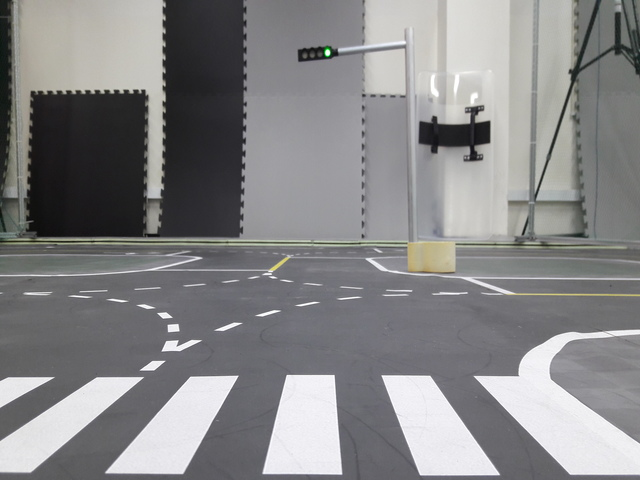
//> input picture traffic_light/traffic light/tlight (1).jpg, 640 x 480 px
$ ./traffic_light   (built with g++ and OpenCV 4)
//> lines starting //> are read from the running program, lines starting //| are printed output that depends on the picture; after the words box and inside, x2 and y2 are one past the last pixel; in counts of white or black regions, pixels touching at a corner belong together
#include <opencv2/opencv.hpp>
#include <iostream>
#include <opencv2/core/core.hpp>
#include <opencv2/imgproc/imgproc.hpp>
#include <opencv2/highgui/highgui.hpp>
#include <math.h>
#include <cstdlib>

using namespace std;
using namespace cv;

int main(){
	Mat img=imread("tlight (1).jpg"); //영상입력 tlight (1) ~ tlight (3)
//> img is the input picture: 480 rows x 640 cols, CV_8UC3; mean B, G, R 135.1, 134.1, 134.3
	resize(img,img,Size(640,480));
	Mat Detect_traffic =img.clone();
	Mat Detect_all = img.clone();
	Mat gray;
	cvtColor(img,gray,CV_BGR2GRAY);
	//imshow("gray",gray);
	//waitKey(0);

	Mat Thresh_Binary,Thresh_Adaptive,Thresh_Final;
	threshold(gray,Thresh_Binary,100,255,THRESH_BINARY_INV);
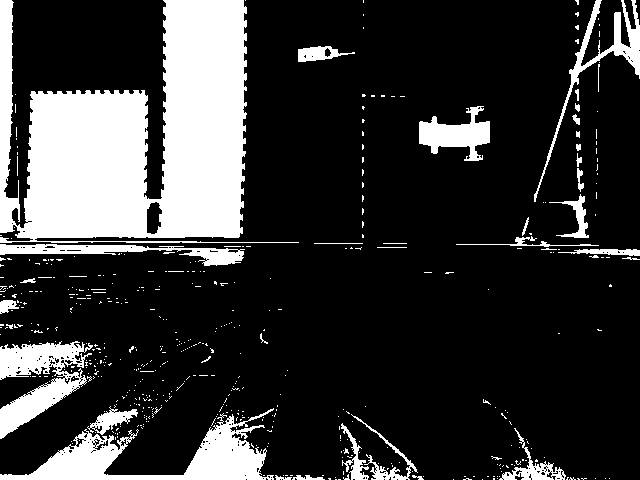
//> Thresh_Binary: 480 rows x 640 cols, CV_8UC1; 20.7% white; 502 white regions (466 under 20 px), largest, box (x1, y1, x2, y2) and area: (0, 0, 299, 243) 39947, (0, 408, 274, 480) 6602, (0, 341, 93, 439) 4196
	//imshow("Normal_thresh",Thresh_Binary);
	//waitKey(0);

	adaptiveThreshold(gray,Thresh_Adaptive,255,ADAPTIVE_THRESH_GAUSSIAN_C,THRESH_BINARY_INV,3,5);
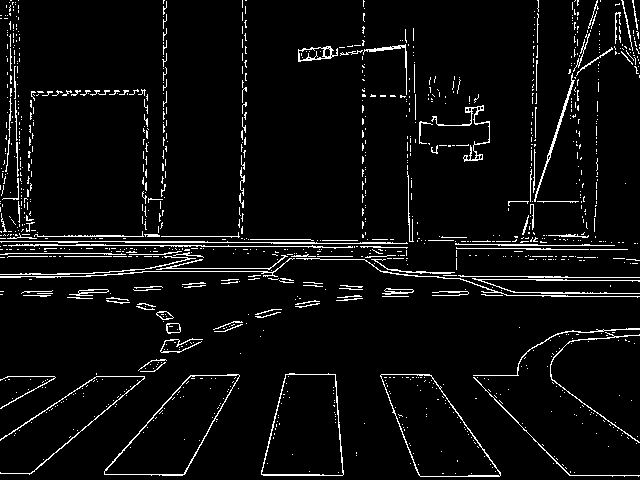
//> Thresh_Adaptive: 480 rows x 640 cols, CV_8UC1; 5.1% white in thin lines or dots
	//imshow("Adaptive_thresh",Thresh_Adaptive);
	//waitKey(0);

	bitwise_and(Thresh_Binary,Thresh_Adaptive, Thresh_Final);
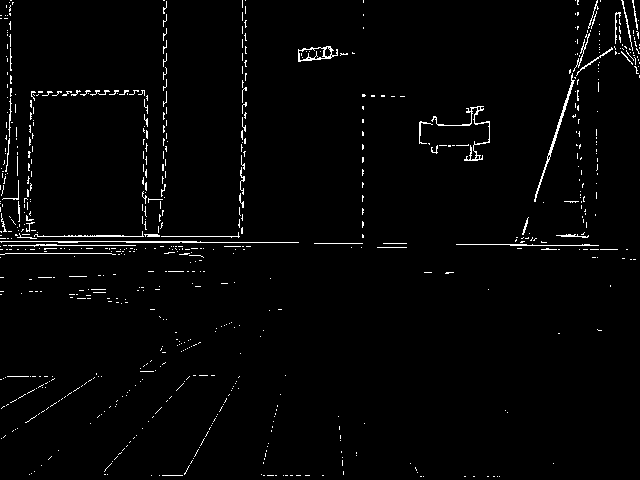
//> Thresh_Final: 480 rows x 640 cols, CV_8UC1; 2.1% white in thin lines or dots
	//imshow("Thresh_Final",Thresh_Final);
	//waitKey(0);

	//canny edge
	Mat canny;
	Canny(Thresh_Final,canny,100,300,3);
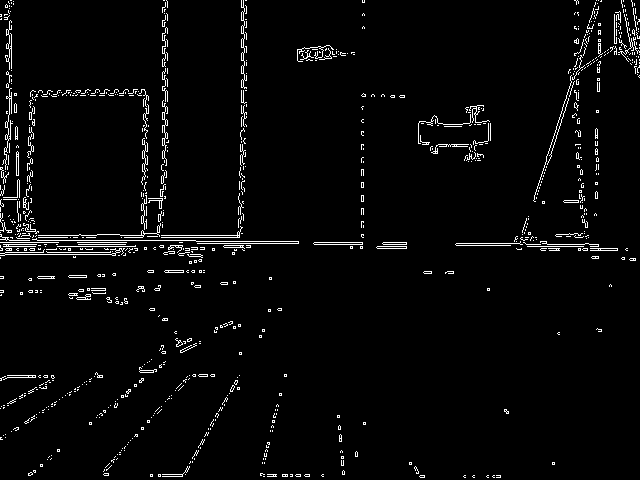
//> canny: 480 rows x 640 cols, CV_8UC1; 3.1% white in thin lines or dots
	//imshow("canny",canny);
	//waitKey(0);

	//find all contours
	vector<vector<Point>> contours;
	vector<Vec4i> hierarchy;
	findContours(canny,contours,hierarchy,CV_RETR_TREE, CV_CHAIN_APPROX_SIMPLE, Point());
//> contours = 1105 contours, 1073 with area under 20; largest, box (x1, y1, x2, y2) and area: (313, 242, 363, 245) 97, (313, 242, 363, 245) 96, (241, 0, 247, 89) 96, (162, 100, 168, 166) 67, (376, 246, 407, 249) 59
	vector<vector<Point>> contours_All(contours.size());
//> contours_All = 1105 empty contours
	vector<Rect> boundRect(contours.size());

	for(int i=0;i<contours.size();i++){
		approxPolyDP(Mat(contours[i]),contours_All[i],1,true);
		boundRect[i] = boundingRect(Mat(contours_All[i]));
	}
//> after the loop, contours_All = 1105 contours, 1082 with area under 20; largest, box (x1, y1, x2, y2) and area: (0, 248, 125, 256) 208, (32, 238, 299, 244) 120, (241, 0, 247, 89) 119, (162, 100, 168, 166) 90, (142, 138, 148, 185) 64; boundRect = 1105 Rects (x, y, width, height), first 8: [263, 476, 1, 1], [496, 475, 5, 3], [492, 475, 3, 3], [486, 475, 3, 3], [472, 475, 3, 3], [463, 475, 3, 3], [419, 475, 6, 3], [419, 476, 6, 1]

	//refine contours
	vector<Rect> Rect_refined(contours.size());
	int refinerycount = 0, refine_constant=0;
	Mat refine_Gray,before_refine;
	Rect Rect_final;
	double ratio;
	for(int i =0;i<contours.size();i++){
		ratio = (double)boundRect[i].height/boundRect[i].width;
		before_refine = Detect_all(boundRect[i]);
		cvtColor(before_refine,refine_Gray,CV_BGR2GRAY);
		threshold(refine_Gray,refine_Gray,150,255,THRESH_BINARY);

		//검정색을 일정수준 보유해야 신호등으로 인식
		for(int y=0;y<before_refine.rows;y++){
			for(int x=0;x<before_refine.cols;x++){
				if(refine_Gray.at<uchar>(y,x)==0)
					refine_constant+=1;
			}
		}

		if(refine_constant>100){
			if((ratio<=0.6)&&(ratio>=0.3)&&(boundRect[i].area()>=300)&&(boundRect[i].area()<=800))
			{
				drawContours(Detect_all,contours,i,Scalar(0,0,0),1,8,hierarchy,0,Point());
				rectangle(Detect_all, boundRect[i].tl(), boundRect[i].br(), Scalar(255,0,0), 1, 8, 0);
				Rect_final = boundRect[i];
			}
		}
		refine_constant=0;
	}
//> this loop made 1105 passes
//> (ratio, refine_constant, Rect_final) on pass 37: (0.393, 119, Rect(162, 466, 28, 11))
//> (ratio, i, Rect_final) on pass 982: (0.459, 981, Rect(297, 45, 37, 17))
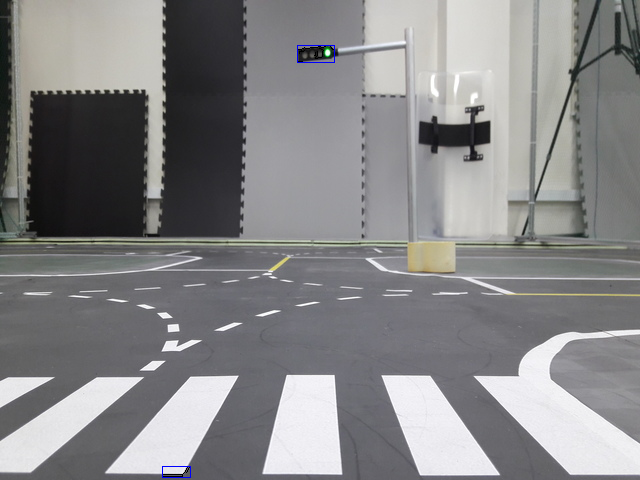
//> Detect_all: 480 rows x 640 cols, CV_8UC3; 0.1% of pixels changed, all inside (x1, y1, x2, y2) = (162, 45, 335, 478)
//> after the loop, before_refine = [[31, 36, 35]]; refine_Gray = [0]; refine_constant = 0
	Mat traffic = Detect_all(Rect_final);


	//신호등 상태 파악
	Mat traffic_hsv;
	cvtColor(traffic,traffic_hsv,CV_BGR2HSV);

	//red
	Mat range_red1, range_red2,red;

	Scalar lower_red1(0,50,50);
	Scalar upper_red1(10,255,255);

	Scalar lower_red2(170,50,50);
	Scalar upper_red2(180,255,255);

	inRange(traffic_hsv,lower_red1,upper_red1,range_red1);
	inRange(traffic_hsv,lower_red2,upper_red2,range_red2);
	bitwise_or(range_red1, range_red2, red);


	threshold(red,red,100,255,THRESH_BINARY);

	int adjust_red=0;
	for(int y=0;y<red.rows;y++){
		for(int x=0;x<red.cols;x++){
			if(red.at<uchar>(y,x)==255)
				adjust_red+=1;
		}
	}
//> after the loop, adjust_red = 0
	if(adjust_red>=20)
		printf("빨간불입니다\n");
//imshow("red",red);
//waitKey(0);
	//green
	Mat green;

	Scalar lower_green(40, 50, 50);
	Scalar upper_green(70, 255, 255);

	inRange(traffic_hsv,lower_green,upper_green,green);

	threshold(green,green,100,255,THRESH_BINARY);

	int adjust_green=0;
	for(int y=0;y<green.rows;y++){
		for(int x=0;x<green.cols;x++){
			if(green.at<uchar>(y,x)==255)
				adjust_green+=1;
		}
	}
//> this loop made 17 passes
//> adjust_green on passes 1 to 12: 0, 4, 11, 18, 27, 33, 38, 43, 48, 52, 59, 65
//> after the loop, adjust_green = 67
	if(adjust_green>=20){
		printf("초록불입니다\n");
//imshow("green",green);
	//waitKey(0);
	}
	//yellow
	Mat yellow;

	Scalar lower_yellow(15, 50, 60);
	Scalar upper_yellow(45, 255, 255);
	inRange(traffic_hsv,lower_yellow,upper_yellow,yellow);

	threshold(yellow,yellow,100,255,THRESH_BINARY);

	int adjust_yellow=0;
	for(int y=0;y<yellow.rows;y++){
		for(int x=0;x<yellow.cols;x++){
			if(yellow.at<uchar>(y,x)==255)
				adjust_yellow+=1;
		}
	}
//> after the loop, adjust_yellow = 0
	if(adjust_yellow>=20){
		printf("노란불입니다\n");
//imshow("yellow",yellow);
	//waitKey(0);
	}
	imshow("신호등 전체", Detect_all);
	//imshow("신호등 부분",traffic);
	waitKey(0);
	return 0;

}

$ run again, with traffic_light/traffic light/tlight (2).jpg copied over traffic_light/traffic light/tlight (1).jpg
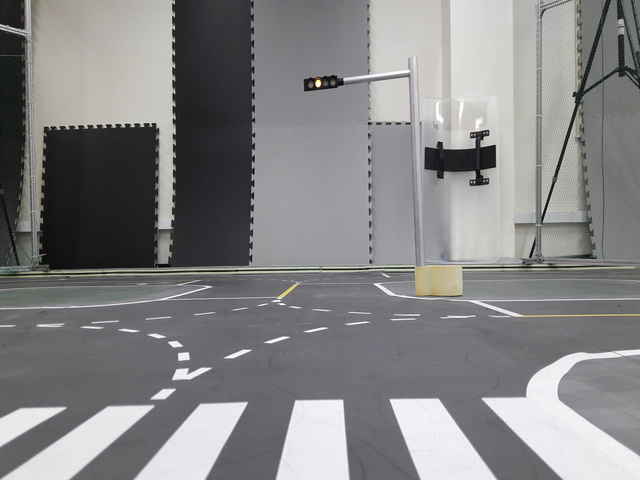
//> input picture traffic_light/traffic light/tlight (2).jpg, 640 x 480 px
//> img is the input picture: 480 rows x 640 cols, CV_8UC3; mean B, G, R 132.9, 132, 132.5
//> `threshold(gray,Thresh_Binary,100,255,THRESH_BINARY_INV);`:
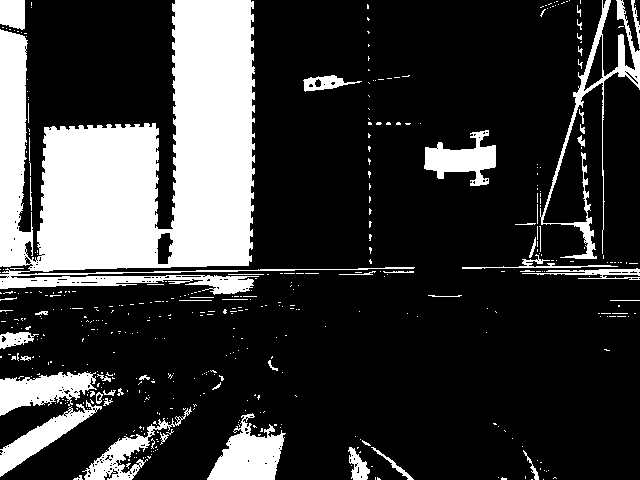
//> Thresh_Binary: 480 rows x 640 cols, CV_8UC1; 21.8% white; 463 white regions (410 under 20 px), largest, box (x1, y1, x2, y2) and area: (0, 0, 415, 295) 47114, (540, 0, 640, 259) 3012, (207, 413, 286, 480) 2900
//> Thresh_Adaptive: 480 rows x 640 cols, CV_8UC1; 7.2% white in thin lines or dots
//> Thresh_Final: 480 rows x 640 cols, CV_8UC1; 3.1% white in thin lines or dots
//> canny: 480 rows x 640 cols, CV_8UC1; 4.1% white in thin lines or dots
//> contours = 1401 contours, 1373 with area under 20; largest, box (x1, y1, x2, y2) and area: (543, 97, 576, 213) 119, (557, 134, 570, 166) 114, (577, 277, 640, 281) 88, (577, 277, 622, 280) 86, (597, 312, 628, 316) 60
//> `vector<vector<Point>> contours_All(contours.size());`: contours_All = 1401 empty contours
//> after the loop `for(int i=0;i<contours.size();i++)`: contours_All = 1401 contours, 1372 with area under 20; largest, box (x1, y1, x2, y2) and area: (557, 134, 570, 166) 108, (527, 190, 543, 252) 92, (14, 133, 33, 232) 90, (543, 97, 576, 213) 80, (70, 276, 143, 282) 54; boundRect = 1401 Rects (x, y, width, height), first 8: [208, 478, 1, 1], [206, 478, 1, 1], [131, 478, 1, 1], [275, 477, 1, 3], [273, 477, 1, 3], [133, 476, 1, 1], [276, 473, 1, 1], [274, 473, 1, 1]
//> the loop `for(int i =0;i<contours.size();i++)` made 1401 passes
//> ratio on passes 250, 252, 285: 0.167, 0.167, 0.0816
//> after the loop `for(int i =0;i<contours.size();i++)`:
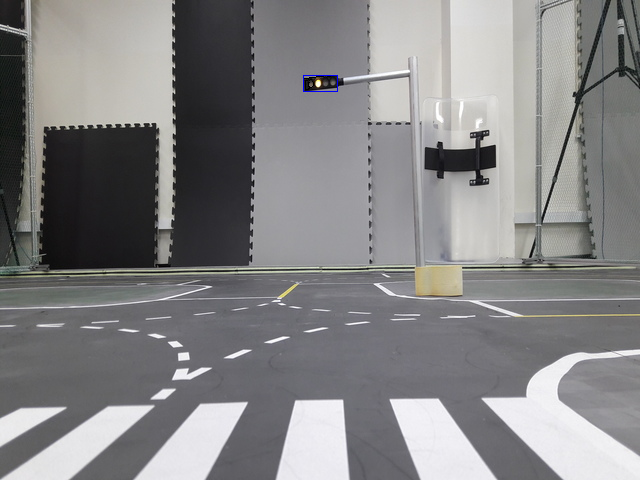
//> Detect_all: 480 rows x 640 cols, CV_8UC3; 0.05% of pixels changed, all inside (x1, y1, x2, y2) = (303, 75, 338, 92)
//> after the loop `for(int i =0;i<contours.size();i++)`: before_refine = [[27, 29, 29], [28, 30, 30], [28, 30, 30], [27, 29, 29], [25, 27, 27], [26, 28, 29], [29, 31, 32], [33, 32, 34], [28, 27, 29]]; refine_Gray = [0, 0, 0, 0, 0, 0, 0, 0, 0]; refine_constant = 0
//> the loop `for(int y=0;y<red.rows;y++)` made 16 passes
//> adjust_red on passes 1 to 8: 0, 0, 0, 0, 1, 2, 3, 4
//> after the loop `for(int y=0;y<red.rows;y++)`: adjust_red = 5
//> after the loop `for(int y=0;y<green.rows;y++)`: adjust_green = 0
//> the loop `for(int y=0;y<yellow.rows;y++)` made 16 passes
//> adjust_yellow on passes 1 to 8: 0, 0, 5, 9, 9, 15, 22, 26
//> after the loop `for(int y=0;y<yellow.rows;y++)`: adjust_yellow = 44

$ run again, with traffic_light/traffic light/tlight (3).jpg copied over traffic_light/traffic light/tlight (1).jpg
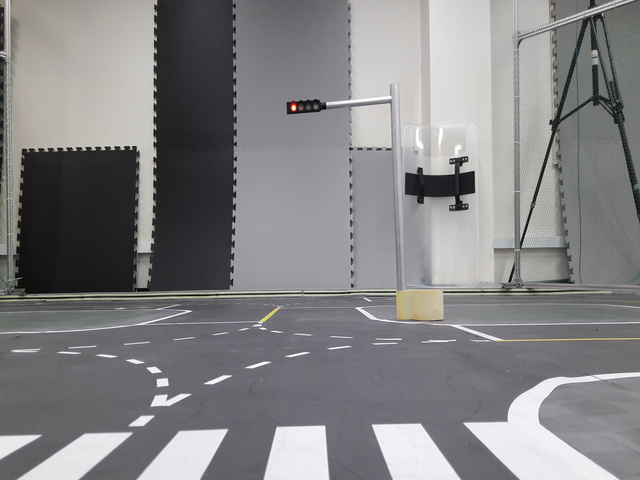
//> input picture traffic_light/traffic light/tlight (3).jpg, 640 x 480 px
//> img is the input picture: 480 rows x 640 cols, CV_8UC3; mean B, G, R 132.5, 131, 131.8
//> `threshold(gray,Thresh_Binary,100,255,THRESH_BINARY_INV);`:
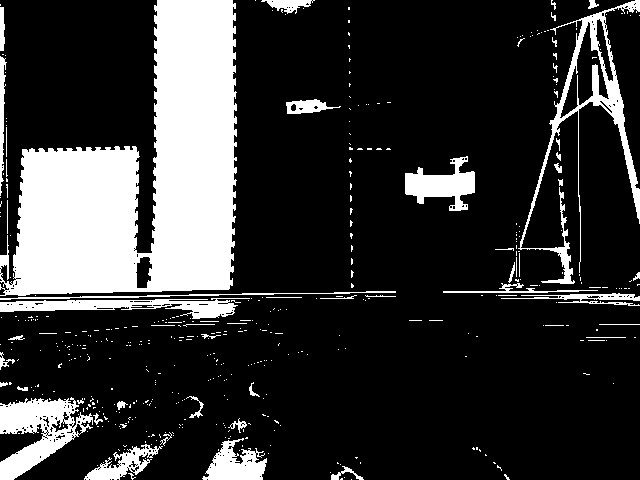
//> Thresh_Binary: 480 rows x 640 cols, CV_8UC1; 20.3% white; 457 white regions (407 under 20 px), largest, box (x1, y1, x2, y2) and area: (0, 0, 237, 296) 41018, (518, 0, 640, 284) 4463, (0, 397, 93, 480) 3774
//> Thresh_Adaptive: 480 rows x 640 cols, CV_8UC1; 6.8% white in thin lines or dots
//> Thresh_Final: 480 rows x 640 cols, CV_8UC1; 3% white in thin lines or dots
//> `Canny(Thresh_Final,canny,100,300,3);`:
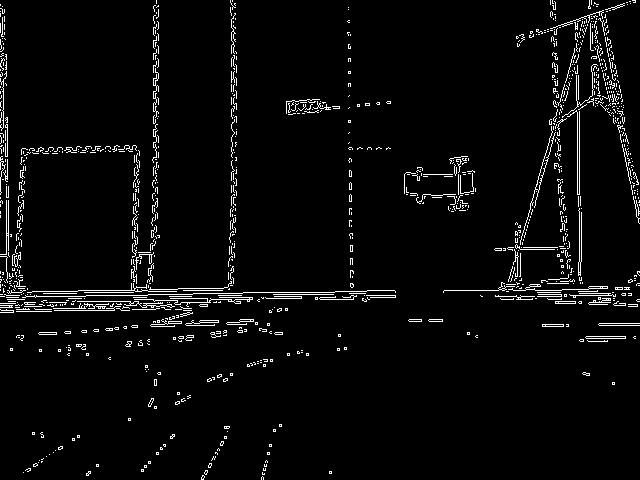
//> canny: 480 rows x 640 cols, CV_8UC1; 3.8% white in thin lines or dots
//> contours = 1216 contours, 1190 with area under 20; largest, box (x1, y1, x2, y2) and area: (585, 336, 626, 339) 79, (585, 336, 626, 339) 78, (508, 284, 608, 291) 58, (77, 301, 175, 308) 48, (542, 324, 564, 327) 42
//> `vector<vector<Point>> contours_All(contours.size());`: contours_All = 1216 empty contours
//> after the loop `for(int i=0;i<contours.size();i++)`: contours_All = 1216 contours, 1194 with area under 20; largest, box (x1, y1, x2, y2) and area: (508, 284, 608, 291) 92, (134, 297, 253, 307) 86, (77, 301, 175, 308) 58, (0, 200, 9, 255) 57, (578, 208, 582, 276) 54; boundRect = 1216 Rects (x, y, width, height), first 8: [261, 476, 3, 4], [201, 475, 3, 5], [201, 475, 4, 5], [262, 472, 3, 3], [23, 472, 1, 1], [329, 471, 3, 3], [329, 472, 3, 1], [86, 471, 5, 5]
//> the loop `for(int i =0;i<contours.size();i++)` made 1216 passes
//> ratio on passes 221, 229, 232: 0.176, 0.214, 0.25
//> after the loop `for(int i =0;i<contours.size();i++)`: before_refine = [[171, 175, 176], [174, 178, 179], [168, 170, 171], [168, 170, 171]]; refine_Gray = [255, 255, 255, 255]; refine_constant = 0
//> the loop `for(int y=0;y<red.rows;y++)` made 15 passes
//> adjust_red on passes 1 to 8: 0, 0, 3, 8, 15, 27, 37, 47
//> after the loop `for(int y=0;y<red.rows;y++)`: adjust_red = 83
//> after the loop `for(int y=0;y<green.rows;y++)`: adjust_green = 0
//> the loop `for(int y=0;y<yellow.rows;y++)` made 15 passes
//> after the loop `for(int y=0;y<yellow.rows;y++)`: adjust_yellow = 3
